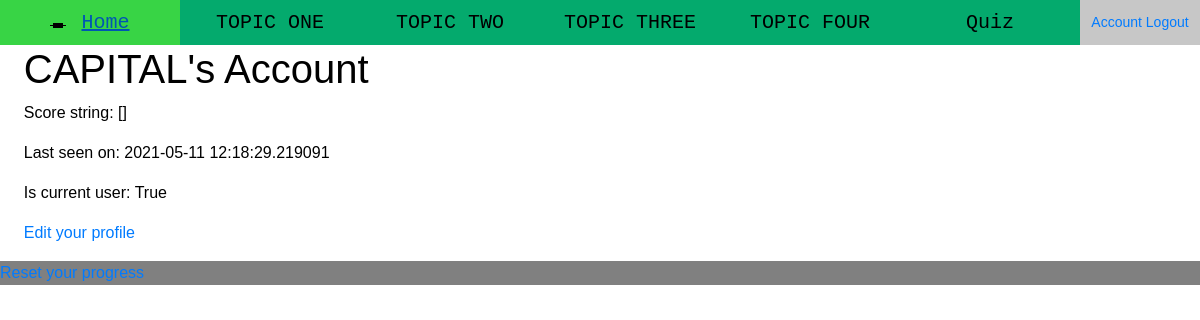
/account/CAPITAL (signed in), run on an earlier commit of the app's database.
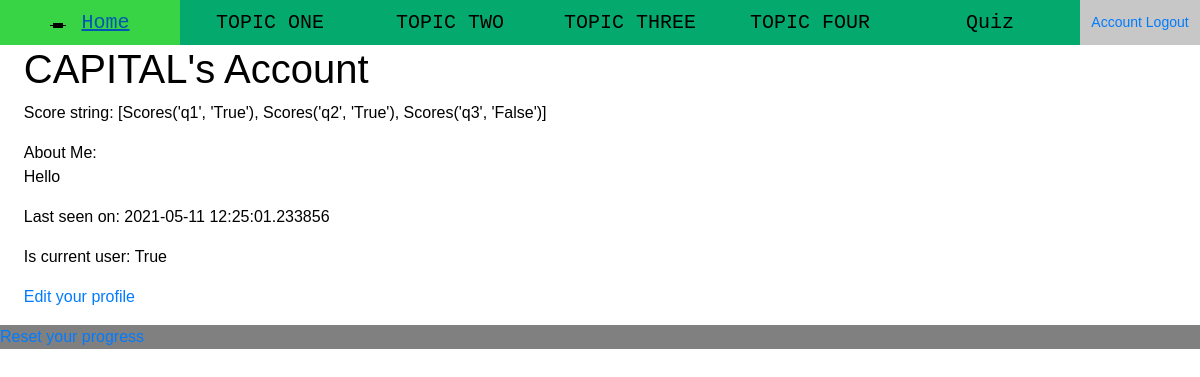
And on a later commit of the database.
### app/models.py (models this page shows, shortened)
class User(db.Model, UserMixin):
    id = db.Column(db.Integer, primary_key = True)
    username = db.Column(db.String(20), unique = True, nullable=False)
    email = db.Column(db.String(120), unique = True, nullable=False)
    password = db.Column(db.String(60), nullable=False)
    about_me = db.Column(db.String(140))
    last_seen = db.Column(db.DateTime, default=datetime.utcnow)
    scores = db.relationship('Scores', backref='user_info', lazy=True)

class Scores (db.Model):
    id = db.Column(db.Integer, primary_key=True)
    questionid = db.Column(db.Integer, nullable=False)
    correct = db.Column(db.Boolean, nullable=False)
    userid = db.Column(db.Integer, db.ForeignKey('user.id'), nullable=False)
    def __repr__(self):
        return f"Scores('{self.questionid}', '{self.correct}')"

### app/routes.py (the view)
@app.route("/account/<username>")
@login_required
def account(username):
    user = User.query.filter(func.lower(User.username) == func.lower(username)).first_or_404()
    test_user = user.email
    test_score = user.scores
    is_current = user == current_user
    return render_template('account.html', title= 'Account', test_string = test_score, user = user, is_current = is_current)

### app/models.py (called while the page is built)
@login_manager.user_loader
def load_user(user_id):
    return User.query.get(int(user_id))

### app/routes.py (called while the page is built)
@app.before_request
def before_request():
    if current_user.is_authenticated:
        current_user.last_seen = datetime.utcnow()
        db.session.commit()

### app/templates/account.html
{% extends "layout.html" %}
{% block content %}
    <h1>{{user.username}}'s Account </h1>
    <p> Score string: {{test_string}}</p>
    {% if user.about_me %}<p>About Me:<br />{{ user.about_me }}</p>{% endif %}
    {% if user.last_seen %}<p>Last seen on: {{ user.last_seen }}</p>{% endif %}
    <p>Is current user: {{is_current}}</p>
    {% if user == current_user %}
        <p><a href="{{ url_for('edit_account') }}">Edit your profile</a></p>
    {% endif %}
{% endblock %}

### app/templates/layout.html (shortened to what this page needs)
<!DOCTYPE html>
<html lang="en">
<head>
    <link rel="stylesheet" href="https://stackpath.bootstrapcdn.com/bootstrap/4.4.1/css/bootstrap.min.css">
    <link rel="stylesheet" href="{{url_for('static', filename='css/layout.css')}}">
</head>
<body>
  <header id="main-header">
    <ul>
      <a class="header-item" href="{{url_for('home')}}">
        <li><img src="{{url_for('static', filename='favicon.ico')}}" alt=""><span>Home</span></li>
      </a>
      <a class="header-item" href="{{url_for('one')}}">
        <li>TOPIC ONE</li>
      </a>
      <a class="header-item" href="{{url_for('two')}}">
          <li>TOPIC TWO</li>
      </a>
      <a class="header-item" href="{{url_for('three')}}">
        <li>TOPIC THREE</li>
      </a>
      <a class="header-item" href="{{url_for('four')}}">
        <li>TOPIC FOUR</li>
      </a>
      <a class ="header-item" href="{{url_for('quiz')}}">
        <li>Quiz</li>
      </a>
      {% if current_user.is_authenticated %}
      <li id="login">
        <a href="{{url_for('account', username = current_user.username)}}">Account</a>
        <a href="{{url_for('logout')}}">Logout</a>
      </li>
      {% endif %}
    </ul>
  </header>
  <div id="body-wrapper">
    <main id="content">
      {% block content %}{% endblock %}
    </main>
    <aside id="progress">
    </aside>
  </div>
  <footer>
    <a href="javascript:resetProgress()">Reset your progress</a>
  </footer>
</body>
</html>

### app/static/css/layout.css (style rules this page uses)
:root { --header-default: #04aa6d; --header-hover: #38d445; --header-active: #afe0b4; --header-login: #c7c7c7; --header-height: 45px; --shading: #e4e4e4; --button-primary-color: #44c767; --button-secondary-color: #5cbf2a; }
body { margin: 0; padding: 0; font-family: Verdana, Geneva, Tahoma, sans-serif; color: black; }
#main-header { position: sticky; top: 0; width: 100%; overflow: visible; }
#main-header > ul { list-style-type: none; padding: 0; margin: 0px; background-color: var(--header-login); display: grid; grid-template-columns: repeat(6, 3fr) 2fr; grid-template-rows: var(--header-height); }
.header-item { background-color: var(--header-default); color: #000000; text-decoration: none; font-family: "Courier New", Courier, monospace; font-size: 20px; }
.header-item > li { text-align: center; vertical-align: middle; line-height: var(--header-height); }
.header-item img { padding-right: 15px; position: relative; bottom: -3px; }
.header-item img + span { margin: 0; }
#login { text-align: center; font-size: 14px; grid-column: 7 / 8; line-height: var(--header-height); }
#body-wrapper { display: grid; grid-template-columns: 1fr 10px; grid-template-areas: "body sidebar"; }
#content { grid-area: body; padding: 0px 2%; }
#progress { grid-area: sidebar; position: sticky; align-self: start; top: var(--header-height); height: 100%; }
footer { background-color: grey; width: 100%; }

What changed in the data, as far as the page shows it:
changed User "CAPITAL": about_me (not shown) → "Hello"; last_seen "2021-05-11 12:18:29.219091" → "2021-05-11 12:25:01.233856"
added Scores: questionid+correct "[Scores('q1', 'True'), Scores('q2', 'True'), Scores('q3', 'False')]"
Also different on the page:
{{ test_string }}: "[]" → (not shown)
text now shown: "About Me:"
